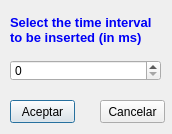
<?xml version="1.0" encoding="UTF-8"?>
<ui version="4.0">
 <class>Dialog</class>
 <widget class="QDialog" name="Dialog">
  <property name="geometry">
   <rect>
    <x>0</x>
    <y>0</y>
    <width>172</width>
    <height>134</height>
   </rect>
  </property>
  <property name="windowTitle">
   <string>Options</string>
  </property>
  <property name="sizeGripEnabled">
   <bool>false</bool>
  </property>
  <property name="modal">
   <bool>false</bool>
  </property>
  <widget class="QLabel" name="label">
   <property name="geometry">
    <rect>
     <x>10</x>
     <y>10</y>
     <width>181</width>
     <height>41</height>
    </rect>
   </property>
   <property name="text">
    <string>&lt;!DOCTYPE HTML PUBLIC &quot;-//W3C//DTD HTML 4.0//EN&quot; &quot;http://www.w3.org/TR/REC-html40/strict.dtd&quot;&gt;
&lt;html&gt;&lt;head&gt;&lt;meta name=&quot;qrichtext&quot; content=&quot;1&quot; /&gt;&lt;style type=&quot;text/css&quot;&gt;
p, li { white-space: pre-wrap; }
&lt;/style&gt;&lt;/head&gt;&lt;body style=&quot; font-family:'MS Shell Dlg 2'; font-size:8pt; font-weight:400; font-style:normal;&quot;&gt;
&lt;p align=&quot;justify&quot; style=&quot; margin-top:0px; margin-bottom:0px; margin-left:0px; margin-right:0px; -qt-block-indent:0; text-indent:0px;&quot;&gt;&lt;span style=&quot; font-size:10pt; font-weight:600; color:#0000f7;&quot;&gt;Select the time interval &lt;/span&gt;&lt;/p&gt;
&lt;p align=&quot;justify&quot; style=&quot; margin-top:0px; margin-bottom:0px; margin-left:0px; margin-right:0px; -qt-block-indent:0; text-indent:0px;&quot;&gt;&lt;span style=&quot; font-size:10pt; font-weight:600; color:#0000f7;&quot;&gt;to be inserted (in ms)&lt;/span&gt;&lt;/p&gt;&lt;/body&gt;&lt;/html&gt;</string>
   </property>
  </widget>
  <widget class="QSpinBox" name="insertSpinBox">
   <property name="geometry">
    <rect>
     <x>10</x>
     <y>60</y>
     <width>151</width>
     <height>21</height>
    </rect>
   </property>
   <property name="maximum">
    <number>100000000</number>
   </property>
   <property name="value">
    <number>0</number>
   </property>
  </widget>
  <widget class="QPushButton" name="btonaceptar">
   <property name="geometry">
    <rect>
     <x>10</x>
     <y>100</y>
     <width>65</width>
     <height>23</height>
    </rect>
   </property>
   <property name="toolTip">
    <string extracomment="Acepta los cambios realizados"/>
   </property>
   <property name="text">
    <string>Aceptar</string>
   </property>
   <property name="checkable">
    <bool>false</bool>
   </property>
   <property name="default">
    <bool>false</bool>
   </property>
   <property name="flat">
    <bool>false</bool>
   </property>
  </widget>
  <widget class="QPushButton" name="btoncancelar">
   <property name="geometry">
    <rect>
     <x>100</x>
     <y>100</y>
     <width>65</width>
     <height>23</height>
    </rect>
   </property>
   <property name="toolTip">
    <string extracomment="Cancelar la operacion"/>
   </property>
   <property name="text">
    <string>Cancelar</string>
   </property>
   <property name="default">
    <bool>false</bool>
   </property>
  </widget>
 </widget>
 <resources/>
 <connections>
  <connection>
   <sender>btonaceptar</sender>
   <signal>clicked()</signal>
   <receiver>Dialog</receiver>
   <slot>accept()</slot>
   <hints>
    <hint type="sourcelabel">
     <x>42</x>
     <y>111</y>
    </hint>
    <hint type="destinationlabel">
     <x>85</x>
     <y>66</y>
    </hint>
   </hints>
  </connection>
  <connection>
   <sender>btoncancelar</sender>
   <signal>clicked()</signal>
   <receiver>Dialog</receiver>
   <slot>reject()</slot>
   <hints>
    <hint type="sourcelabel">
     <x>132</x>
     <y>111</y>
    </hint>
    <hint type="destinationlabel">
     <x>85</x>
     <y>66</y>
    </hint>
   </hints>
  </connection>
 </connections>
</ui>
